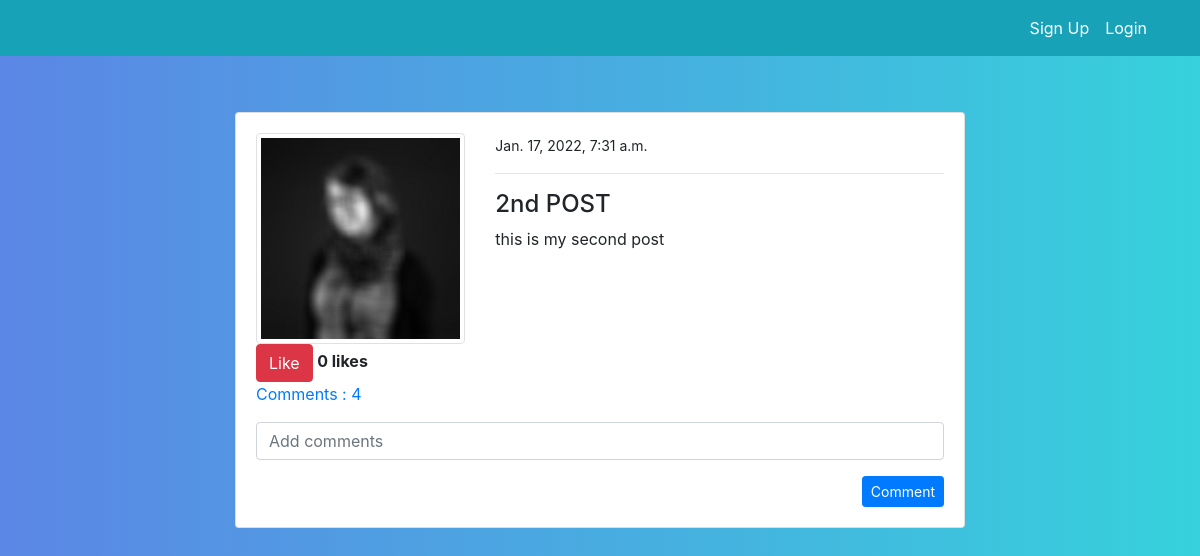
Page /post_detail/2/ on the committed database.
### blog/models.py (models this page shows, shortened)
class PostModel(models.Model):
    title = models.CharField(max_length=100)
    content = models.TextField()
    author = models.ForeignKey(User, on_delete=models.CASCADE)
    date_created = models.DateTimeField(auto_now_add=True)
    liked = models.ManyToManyField(User, default=None , blank=True,related_name='liked')
    class Meta:
        ordering =('-date_created',)
    def comment_count(self):
        return self.comment_set.all().count()
    def comments(self):
        return self.comment_set.all()

### users/models.py (models this page shows, shortened)
class ProfileModel(models.Model):
    user = models.OneToOneField(User, on_delete=models.CASCADE)
    image = models.ImageField(default='default.jpg' , upload_to='profile', validators = [FileExtensionValidator(['jpg','png'])])

### blog/views.py (the view)
# urls.py: path('post_detail/<int:pk>/',views.post_detail, name='blog-post-detail'),
def post_detail(request ,pk):
    post = PostModel.objects.get(id = pk)
    if request.method == 'POST':
        c_form = CommentForm(request.POST)
        if c_form.is_valid():
           instance =  c_form.save(commit=False)
           instance.user = request.user
           instance.post = post
           instance.save()
        return redirect ('blog-post-detail', pk=post.id)
    else:
        c_form = CommentForm()
    context ={
        'post':post,
        'c_form':c_form,
    }
    return render(request, 'blog/post_detail.html',context)

### blog/forms.py
class CommentForm(forms.ModelForm):
    content = forms.CharField(label='',widget=forms.TextInput(attrs={'placeholder':'Add comments'}))
    class Meta:
        model = Comment
        fields = ('content',)

### templates/blog/post_detail.html (shortened to what this page needs)
{% extends 'temp_sub/base.html' %}
{% load crispy_forms_tags %}
{% block content %}
<div class="container">
    <div class="row mt-5 pt-5">
        <div class="col-md-8 offset-md-2">
            <div class="card my-3">
                <div class="card-body">
                    <div class="row">
                        <div class="col-md-4">
                            <img class="img-thumbnail" src="{{ post.author.profilemodel.image.url }}" alt="profile-img">
                        </div>
                        <div class="col-md-8">
                            <small>{{ post.date_created }}</small>
                            <hr>
                            <h4>{{ post.title }}</h4>
                            <p>
                                {{ post.content }}
                            </p>
                        </div>
                    </div>
                    <form method="POST">
                        {% if user not in post.liked.all %}
                            <button class="btn btn-danger" type="submit" >Like</button>
                        {% else %}
                            <button class="btn btn-info" type="submit">Unlike</button>
                        {% endif %}
                        <b>{{ post.liked.all.count }} likes</b>
                    </form>
                    <p>
                        <a class="" data-toggle="collapse" href="#collapseExample" role="button" aria-expanded="false" aria-controls="collapseExample">
                          Comments :  {{ post.comment_count }}
                        </a>
                      </p>
                      <form method="POST">
                          {{ c_form|crispy }}
                          <input class="btn btn-primary btn-sm float-right" type="submit" value="Comment">
                      </form>
                </div>
            </div>
        </div>
    </div>
</div>
{% endblock %}

### static/style.css (style rules this page uses)
body { background: #36D1DC; background: -webkit-linear-gradient(to right, #5B86E5, #36D1DC); background: linear-gradient(to right, #5B86E5, #36D1DC); }

### rows in the picture
PostModel: author.profilemodel.image (picture), date_created "Jan. 17, 2022, 7:31 a.m.", title "2nd POST", content "this is my second post", liked.all.count "0", comment_count "4"
